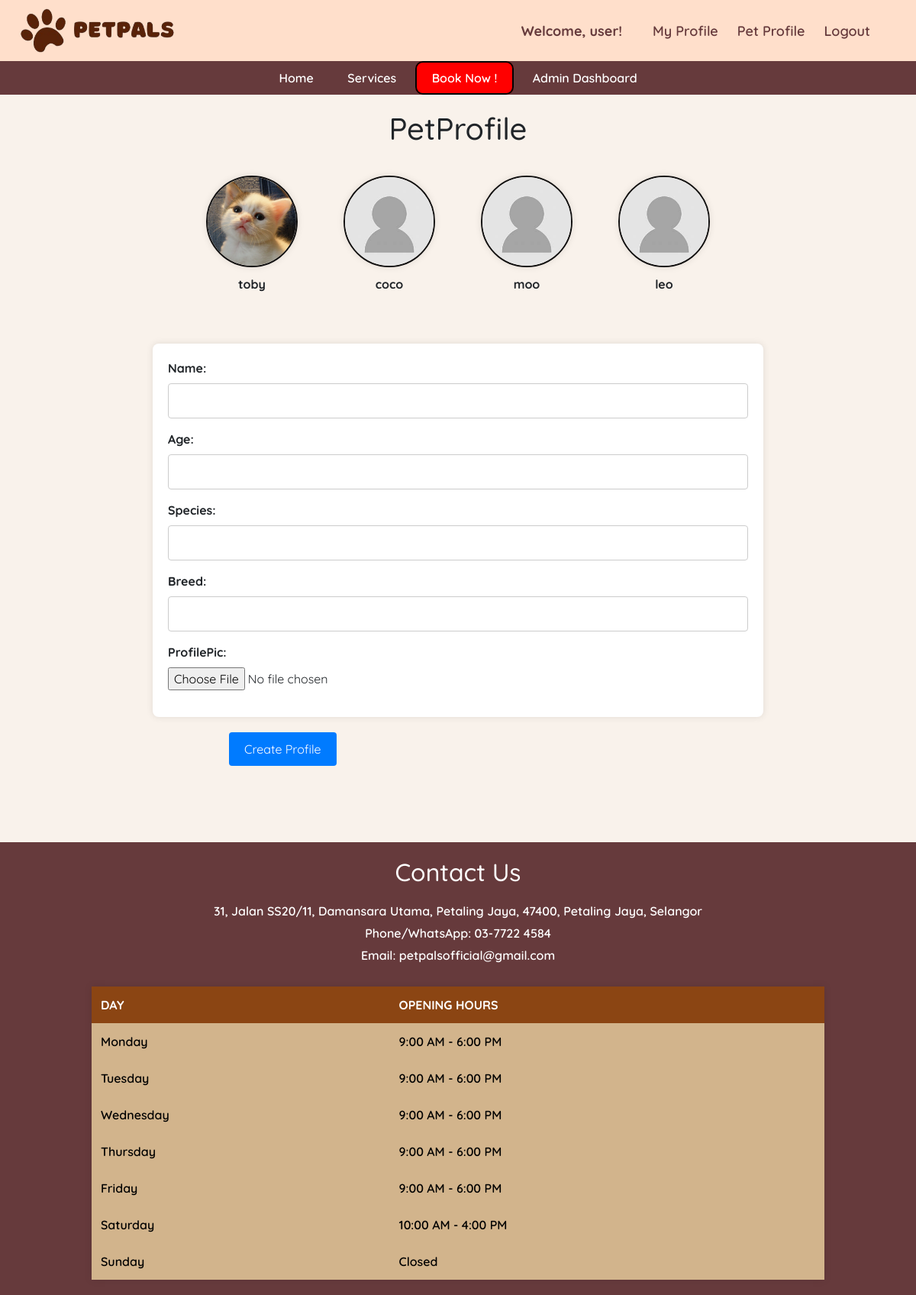
Page /petprofile/ (signed in) on the committed database.
### main/models.py (models this page shows, shortened)
class Pet(models.Model):
    name = models.CharField(max_length=20)
    owner = models.ForeignKey(Owner, null=True, on_delete=models.CASCADE)
    age = models.PositiveBigIntegerField()
    species = models.CharField(max_length=50)
    breed = models.CharField(max_length=50)
    profile_pic = models.ImageField(default="profile.jpg", null=True, blank=True)

### main/views.py (the view)
# urls.py: path('petprofile/', views.PetprofilePage, name="petprofile"),
def PetprofilePage(request):
    try:
        owner_instance = Owner.objects.get(user=request.user)
    except Owner.DoesNotExist:
        messages.error(request, 'pls create a owner profile first')
        return redirect ('profile')
    pet_instances = Pet.objects.filter(owner=owner_instance)
    if request.method == 'POST':
        form = PetForm(request.POST, request.FILES)
        if form.is_valid():
            pet = form.save(commit=False)
            pet.owner = owner_instance
            pet.save()
            form.save_m2m()
            messages.success(request, f'profile has been updated')
            return redirect('petprofile')
    else:
        form = PetForm()
    context = {'form':form, 'pet_instances': pet_instances}
    return render(request, 'petprofile.html', context)

### main/forms.py
class PetForm(forms.ModelForm):
    class Meta:
        model = Pet
        fields = ['name','age','species','breed','profile_pic']

### main/models.py (called while the page is built)
    def __str__(self):
        return self.user.username

### main/templates/petprofile.html (shortened to what this page needs)
{% extends 'base.html' %}
{% block content %}
{% load static%}
        <h1 class="ti">PetProfile</h1>
    <div class="pet-container">
        {% for pet_instance in pet_instances %}
        <div class="pet-card">
            <div class=>
                <a href="{% url 'edit_pet' pet_instance.id %}">
                    <div class="profile_pic">
                        <img src="{% if pet_instance.profile_pic %}{{ pet_instance.profile_pic.url }}{% else %}{% static 'image/profile.jpg' %}{% endif %}" alt="{{ pet_instance.name }}'s Profile Picture">
                    </div>
                </a>
                <div>
                    <p>{{ pet_instance.name }}</p>
                </div>
            </div>
        </div>
        {% endfor %}
    </div>
    <form method="POST" action="" enctype="multipart/form-data">
        <div class="container">
            <div class=" form-group">
                <label for="id_username">Name:</label>
                {{ form.name }}
            </div>
            <div class=" form-group">
                <label for="id_breed">Age:</label>
                {{ form.age }}
            </div>
            <div class=" form-group">
                <label for="id_age">Species:</label>
                {{ form.species }}
            </div>
            <div class=" form-group">
                <label for="id_species">Breed:</label>
                {{ form.breed }}
            </div>
            <div class=" form-group">
                <label for="id_profilepic">ProfilePic:</label>
                {{ form.profile_pic }}
            </div>
        </div>
        <div class="button-container">
            <input type="submit" value="Create Profile">
        </div>
    </form>
{% endblock %}

### main/templates/navbar.html (shortened to what this page needs)
{% load static %}
    <header>
        <img src="{% static 'image/PetPals.png' %}" alt="Pawlogo" width="auto" height="80">
        <div class="profile-bar">
            <div class="profile-info">
                {% if request.user.is_authenticated %}
                    <span>Welcome, {{ request.user }}!</span>
                {% else %}
                    <span>Welcome, Guest!</span>
                {% endif %}
            </div>
                <div class="profile-actions">
                    {% if user.is_authenticated %}
                        <a href="{% url 'profile' %}">My Profile</a>
                        <a href="{% url 'petprofile' %}">Pet Profile</a>
                        <a href="{% url 'logout' %}">Logout</a>
                    {% else %}
                        <a href="{% url 'login' %}">Sign In</a>
                        <a href="{% url 'register' %}">Sign Up</a>
                    {% endif %}
                </div>
        </div>
    </header>
    <nav class="navigation">
        <a href="{% url 'home' %}">Home</a>
        <a href="#services">Services</a>
        <a href="{% url 'bookingpage' %}" class="book">Book Now !</a>
        {% if request.user.is_staff %}
        <a href="{% url 'admin_dashboard' %}" >Admin Dashboard </a>
        {% endif %}
    </nav>

### main/templates/base.html (style rules this page uses)
body { font-family: "Quicksand", sans-serif; font-optical-sizing: auto; font-weight: 600; font-style: normal; margin: 0; padding: 0; background-color: #F9F2EB; }
.ti { margin-top: 20px; }

### main/templates/navbar.html (style rules this page uses)
header { background-color: rgb(255, 223, 203); padding: 0px; text-align: center; color: rgb(102, 58, 60); display: flex; justify-content: space-between; align-items: center; }
.navigation { background-color:rgb(102,58,60); padding: 10px 0; text-align: center; }
.navigation a { color: white; text-decoration: none; padding: 10px 20px; }
.profile-bar { display: flex; align-items: center; margin-right: 5%; font-size: large; }
.profile-info { margin-right: 20px; }
.profile-info span { font-weight: bold; }
.profile-actions a { color: rgb(102,58,60); text-decoration: none; margin-left: 20px; }
.book { border-radius: 10px; border: 2px solid black; background-color: red; color:white; }

### main/templates/petprofile.html (style rules this page uses)
.container { max-width: 800px; margin: 20px auto; background-color: #fff; padding: 20px; border-radius: 8px; box-shadow: 0 0 10px rgba(0, 0, 0, 0.1); }
h1 { text-align: center; }
form { margin-top: 20px; }
form .form-group { margin-bottom: 15px; }
form label { display: block; font-weight: bold; }
form input[type="text"], form input[type="email"], #id_age { width: 100%; padding: 10px; border: 1px solid #ccc; border-radius: 4px; box-sizing: border-box; }
form input[type="submit"] { background-color: #007bff; color: #fff; padding: 10px 20px; border: none; border-radius: 4px; cursor: pointer; font-size: 16px; }
.button-container { padding-left: 25%; }
.profile_pic { width: 120px; height: 120px; border-radius: 50%; margin: 0 auto; overflow: hidden; border: 2px solid #100f0f; box-shadow: 0 0 10px rgba(0, 0, 0, 0.1); }
.profile_pic img { width: 100%; height: 100%; object-fit: cover; }
.pet-card { text-align: center; padding: 10px; margin-bottom: 20px; margin-top: 20px; margin-left: 10px; margin-right: 10px; }
.pet-card p { margin-top: 10px; font-size: 16px; font-weight: bold; }
.pet-container { display: flex; justify-content: center; flex-wrap: wrap; gap: 20px; }

### rows in the picture
Pet: profile_pic (picture), name "toby"
Pet: name "coco"
Pet: name "moo"
Pet: profile_pic (placeholder picture), name "leo"

### other values in the picture
{{ request.user }} "user"
